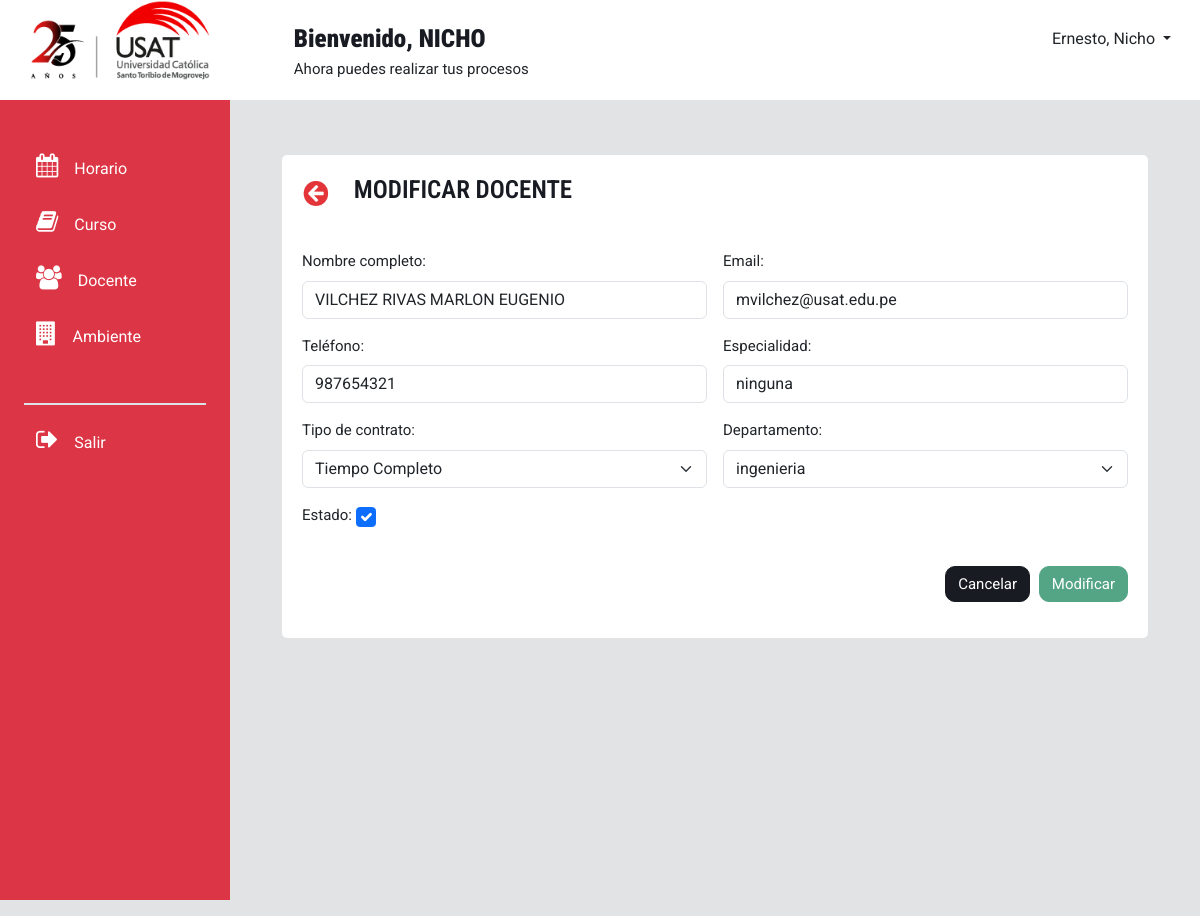
The app's page /modificarDocente/1/ with its own data.
### modulo_docente/models.py (models this page shows, shortened)
class docente(models.Model):
    doc_nombres = models.CharField(max_length=200)
    doc_especialidad = models.CharField(max_length=100)
    doc_email = models.CharField(max_length=50)
    doc_estado = models.CharField(max_length=10)
    doc_telefono = models.CharField(max_length=9)
    FKtipocontrato = models.ForeignKey (tipo_contrato, on_delete=models.CASCADE)
    FKdepartamentoacademico = models.ForeignKey(departamento_academico, on_delete=models.CASCADE)
    class Meta:
        verbose_name_plural="Docente"

class tipo_contrato(models.Model):
    tp_nombre = models.CharField(max_length=50)
    tp_descripcion = models.CharField(max_length=100)
    tp_horas = models.SmallIntegerField()
    def __str__(self):
        return self.tp_nombre
    class Meta:
        verbose_name_plural="Tipo de contrato"

class departamento_academico(models.Model):
    dep_nombre = models.CharField(max_length=50)
    dep_director = models.CharField(max_length=100)
    def __str__(self):
        return self.dep_nombre
    class Meta:
        verbose_name_plural="Departamento académico"

### modulo_docente/views.py (the view, shortened to what this page needs)
# urls.py: path('modificarDocente/<int:docente_id>/', views.modificar_docente, name='modificar_docente'),
def modificar_docente(request, docente_id):
    df = docente.objects.get(id=docente_id)
    datosenviar=[]
    datosenviar.append((df.doc_nombres, df.doc_email, df.doc_telefono, df.doc_especialidad, df.FKtipocontrato, df.FKdepartamentoacademico, df.doc_estado))
    tcs=obtenertipocontrato()
    dps= obtenerdepartamento()
    return render(request, 'modificarDocente.html', {'docente': datosenviar, 'tcs': tcs, 'deps':dps})

### modulo_docente/views.py (called while the page is built)
def obtenertipocontrato():
    tcs=tipo_contrato.objects.all()
    tcsarray=[]
    for tc in tcs:
        nombre= tc.tp_nombre
        tcsarray.append((nombre))
    return tcsarray

def obtenerdepartamento():
    dps=departamento_academico.objects.all()
    dpsarray=[]
    for tc in dps:
        nombre= tc.dep_nombre
        dpsarray.append((nombre))
    return dpsarray

### modulo_docente/templates/modificarDocente.html (shortened to what this page needs)
<!DOCTYPE html>
<html lang="en">
<head>
    <link rel="stylesheet" href="https://cdnjs.cloudflare.com/ajax/libs/bootstrap/5.3.3/css/bootstrap.min.css"
 />
    <link rel="stylesheet" href="https://maxcdn.bootstrapcdn.com/font-awesome/4.7.0/css/font-awesome.min.css">
  </head>
  <body style="background-color: #E2E3E5;">
    <div class="container-fluid p-0 m-auto">
      <div class="caja" style="height: 100px; background-color: white;">
        <div class="row">
          <div class="col1" style="margin-left: 30px;">
            <a class="navbar-brand" href="/inicio">
              <img style="width: 180px; height: 80px;"
                src="/static/iconos/logo_usat25.png" alt="Logo usat">
            </a>
          </div>
          <div class="col2" style="padding: 20px; text-align: left; margin-left: 60px;">
            <h7> <strong> Bienvenido, NICHO </strong> <br> </h7>
            <p>Ahora puedes realizar tus procesos</p>
          </div>
          <div class="col3" style="padding: 20px; text-align: right;">
            <button class="btn dropdown-toggle" type="button" data-bs-toggle="dropdown" aria-expanded="false">
              Ernesto, Nicho
            </button>
          </div>
        </div>
      </div>
      <div class="container-fluid overflow-hidden">
        <div class="row vh-100 overflow-auto">
          <div id="sidebar" class="collapse collapse-horizontal show col-12 col-sm-3 col-xl-2 px-sm-2 px-0 bg-danger" style="width: 230px;">
            <div id="sidebar-nav" class="flex-sm-column flex-row flex-grow-1 align-items-center align-items-sm-start px-3 pt-2 text-white sticky-top">
              <ul class="nav nav-pills flex-sm-column flex-row flex-nowrap flex-shrink-1 flex-sm-grow-0 flex-grow-1 mb-sm-auto mb-0 justify-content-center align-items-center align-items-sm-start" id="menu">
                <div class="mt-3">
                  <br>
                  <a class="btn shadow-none border-0 text-white" data-bs-toggle="collapse" href="#menuHorario" role="button" aria-expanded="false" aria-controls="menuHorario">
                    <i class="fs-4 my-0 py-0 fa fa-calendar me-2"></i><span class="my-auto ms-2 d-none d-sm-inline text-white">Horario</span>
                  </a>
                </div>
                <div class="mt-3">
                  <a class="btn shadow-none border-0 text-white" data-bs-toggle="collapse" href="#menuCurso" role="button" aria-expanded="false" aria-controls="menuCurso">
                    <i class="fs-4 my-0 py-0 fa fa-book me-2"></i><span class="my-auto ms-2 d-none d-sm-inline text-white">Curso</span>
                  </a>
                </div>
                <div class="mt-3">
                  <a class="btn shadow-none border-0 text-white" data-bs-toggle="collapse" href="#menuDocente" role="button" aria-expanded="false" aria-controls="menuDocente">
                    <i class="fs-4 my-0 py-0 fa fa-users me-2"></i><span class="my-auto ms-2 d-none d-sm-inline text-white">Docente</span>
                  </a>
                </div>
                <div class="mt-3">
                  <a class="btn shadow-none border-0 text-white" data-bs-toggle="collapse" href="#menuAmbiente" role="button" aria-expanded="false" aria-controls="menuAmbiente">
                    <i class="fs-4 my-0 py-0 fa fa-building me-2"></i><span class="my-auto ms-2 d-none d-sm-inline text-white">Ambiente</span>
                  </a>
                </div>
                <hr class="solid w-100 d-flex h-100 border border-1 bg-white dropdown-divider mt-5" color="white">
                <div class="mt-3 mb-3">
                  <a class="btn shadow-none border-0 pb-3 text-white" href="#" role="button">
                    <i class="fs-4 my-0 py-0 fa fa-sign-out me-2"></i><span class="my-auto ms-2 d-none d-sm-inline text-white">Salir</span>
                  </a>
                </div>
              </ul>
            </div>
          </div>
          <div class="col d-flex flex-column h-sm-100">
            <main class="row overflow-auto">
              <div class="container-fluid col">
                <div class="px-lg-2 mx-lg-2 py-0 my-0">
                  <div class="container-fluid m-0 p-0">
                    <div class="row align-items-center mx-0 px-0" style="overflow-x: hidden; margin-top: 35px;">
                      <div class="container justify-content-center">
                        <div class="container">
                          <div id="contenedorSub" style=" padding: 20px; background-color: white; margin-top: 20px; height: auto; border-radius: 5px; ">
                            <div class="box-tittle">
                                <button type="button" class="regresarBtn">
                                  <a href="{% url 'gestionarDocente' %}"><img id="closeicon" src="/static/iconos/regresar.PNG" width="32px" height="27px"></a>
                                </button>
                                <h3 id="titulo" style="margin-left: 20px; display: inline;">MODIFICAR DOCENTE</h3>
                            </div>
                          <br>
                          <br>
                          <form class="row g-3" method="post" autocomplete="off">
                            <div class="col-md-6">
                                <label for="nombre" class="form-label">Nombre completo:</label>
                                <input type="text" class="form-control" id="nombre" name="nombre"
                                    value="{{ docente.0.0 }}" required>
                            </div>
                            <div class="col-md-6">
                                <label for="correo_electronico" class="form-label">Email:</label>
                                <input type="email" class="form-control" id="correo_electronico"
                                    name="correo_electronico" value="{{ docente.0.1 }}">
                            </div>
                            <div class="col-md-6">
                                <label for="telefono" class="form-label">Teléfono:</label>
                                <input type="tel" class="form-control" id="telefono" name="telefono"
                                    value="{{ docente.0.2 }}" required pattern="[0-9]{9}">
                            </div>
                            <div class="col-md-6">
                                <label for="especialidad" class="form-label">Especialidad:</label>
                                <input type="text" class="form-control" id="especialidad" name="especialidad"
                                    value="{{ docente.0.3 }}" required>
                            </div>
                            <div class="col-md-6">
                                <label for="contrato" class="form-label">Tipo de contrato: </label>
                                <select class="form-select" id="contrato" name="contrato" required>
                                    {% for tc in tcs %}
                                    <option value="{{ tc }}" {% if  tc  == docente.0.4 %}selected{% endif %}>{{ tc }}
                                    </option>
                                    {% endfor %}
                                </select>
                            </div>
                            <div class="col-md-6">
                                <label for="departamento" class="form-label">Departamento: </label>
                                <select class="form-select" id="departamento" name="departamento" required>
                                    {% for dp in deps %}
                                    <option value="{{ dp }}" {% if  dp  == docente.0.5 %}selected{% endif %}>{{ dp }}
                                    </option>
                                    {% endfor %}
                                </select>
                            </div>
                            <div class="col-md-6">
                                <label class="form-check-label" for="estado">Estado: </label>
                                <input type="checkbox" class="form-check-input" id="estado" name="estado"
                                    {% if docente.0.6 == 'D' %} checked {% endif %} style="height: 20px; width: 20px;">
                            </div>
                              <div class="col-12" style="text-align: right;">
                                <br>
                                <button class="btnCancel" style="margin-right: 5px;" onclick="window.location.href='{% url 'gestionarDocente' %}'">Cancelar</button>
                                <button type="submit" class="btnVer">Modificar</button>
                              </div>
                          </form>
                        </div>
                        </div>
                      </div>
                    </div>
              </div>
            </main>
          </div>
        </div>
      </div>
    </div>
</html>

### modulo_docente/templates/modificarDocente.html (style rules this page uses)
body { font-family: "Roboto", sans-serif; background-color: #e8ebf1; font-size: 15px; overflow-y: hidden; overflow-x: hidden; }
h1, h2, h3, h4, h5, h6, h7 { font-family: "Roboto Condensed", sans-serif; color: #181B22; font-size: 25px; font-weight: 600; }
.caja { padding: 0px; width: 100%; margin: 0px; }
.row { margin-bottom: 1rem; }
.col1, .col3 { width: 16%; }
.col2 { width: 60%; }
.btnVer { background-color: #54A585; border: 1px solid transparent; border-color: #54A585; border-radius: 10px; color: #fff; padding: 0.375rem 0.75rem; font-size: 15px; text-align: center; }
a { text-decoration: none; }
.regresarBtn { background-color: white; border: None; margin: -8px; display: inline; }
.btnCancel { background-color: #181B22; border: 1px solid transparent; border-color: #181B22; border-radius: 10px; color: #fff; padding: 0.375rem 0.75rem; font-size: 15px; text-align: center; }

### records on screen
docente: nombre "VILCHEZ RIVAS MARLON EUGENIO", correo_electronico "mvilchez@usat.edu.pe", telefono "987654321", especialidad "ninguna"
tipo_contrato: contrato "Tiempo Completo"
departamento_academico: departamento "ingenieria"
